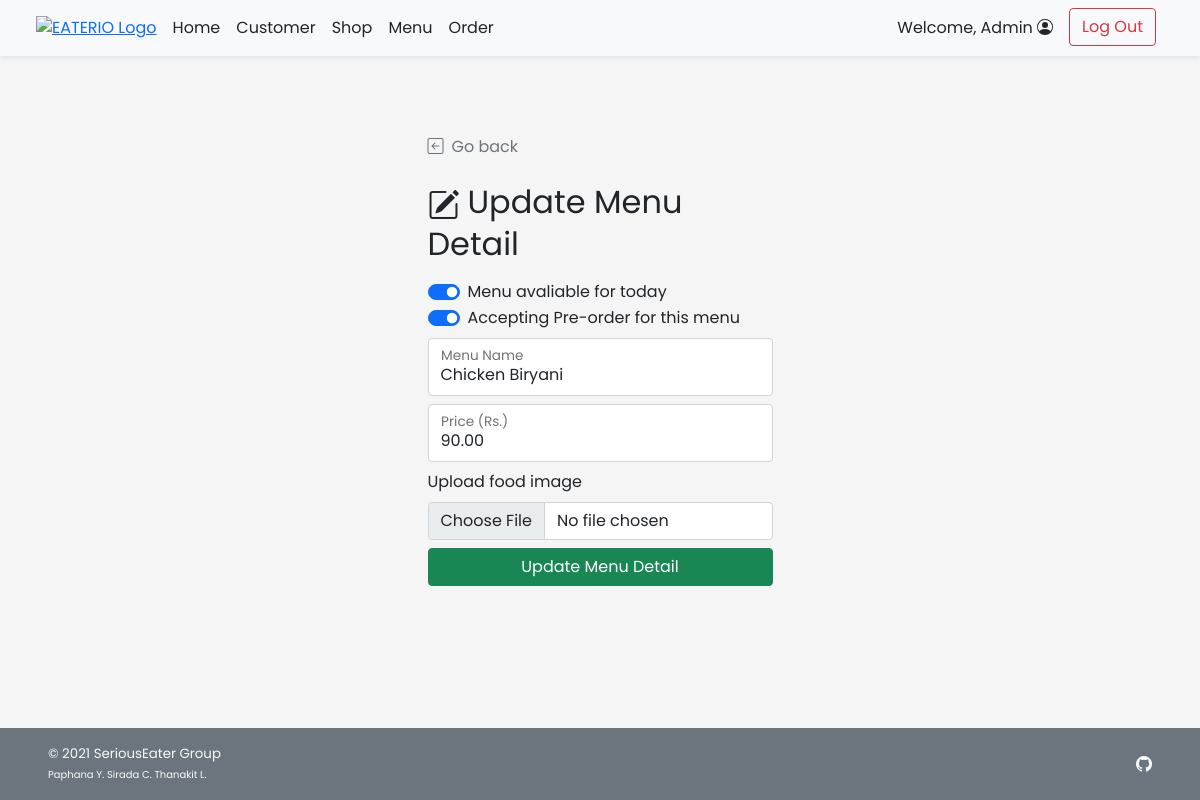
/admin/admin_food_edit.php?s_id=1&f_id=4 (signed in), run on the app's committed database.
### tables this page shows
CREATE TABLE `food` (
  `f_id` int(11) NOT NULL,
  `s_id` int(11) NOT NULL,
  `f_name` varchar(100) NOT NULL,
  `f_price` decimal(6,2) NOT NULL,
  `f_todayavail` tinyint(4) NOT NULL DEFAULT 1 COMMENT 'Food is available to order or not',
  `f_preorderavail` tinyint(4) NOT NULL DEFAULT 1,
  `f_pic` text DEFAULT NULL
);

### admin/admin_food_edit.php (the view, shortened to what this page needs)
<!DOCTYPE html>
<html lang="en">
<head>
    <?php
        include("../conn_db.php");
        include('../head.php');
    ?>
    <link href="../css/main.css" rel="stylesheet">
    <link href="../css/login.css" rel="stylesheet">
</head>
<body class="d-flex flex-column h-100">
    <?php include('nav_header_admin.php')?>
    <div class="container form-signin mt-auto w-50">
        <a class="nav nav-item text-decoration-none text-muted" href="#" onclick="history.back();">
            <i class="bi bi-arrow-left-square me-2"></i>Go back
        </a>
        <?php
            $f_id = $_GET["f_id"];
            $query = "SELECT * FROM food WHERE f_id = {$f_id} LIMIT 0,1";
            $result = $mysqli ->query($query);
            $row = $result -> fetch_array();
        ?>
        <form method="POST" action="admin_food_edit.php" class="form-floating" enctype="multipart/form-data">
            <h2 class="mt-4 mb-3 fw-normal text-bold"><i class="bi bi-pencil-square me-2"></i>Update Menu Detail</h2>
            <div class="form-check form-switch">
                <input class="form-check-input" type="checkbox" id="f_todayavail"
                name="f_todayavail" <?php if($row["f_todayavail"]){echo "checked";} ?>>
                <label class="form-check-label" for="f_todayavail">Menu avaliable for today</label>
            </div>
            <div class="form-check form-switch mb-2">
                <input class="form-check-input" type="checkbox" id="f_preorderavail" name="f_preorderavail" <?php if($row["f_preorderavail"]){echo "checked";} ?>>
                <label class="form-check-label" for="f_preorderavail">Accepting Pre-order for this menu</label>
            </div>
            <div class="form-floating mb-2">
                <input type="text" class="form-control" id="f_name" placeholder="f_name" name="f_name"
                value="<?php echo $row["f_name"];?>" required>
                <label for="f_name">Menu Name</label>
            </div>
            <div class="form-floating mb-2">
                <input type="number" step=".25" min="0.00" max="999.75" class="form-control" id="f_price" placeholder="Price (Rs.)" value="<?php echo $row["f_price"];?>" name="f_price" required>
                <label for="f_price">Price (Rs.)</label>
            </div>
            <div class="mb-2">
                <label for="formFile" class="form-label">Upload food image</label>
                <input class="form-control" type="file" id="f_pic" name="f_pic" accept="image/*">
            </div>
            <button class="w-100 btn btn-success mb-3" name="upd_confirm" type="submit">Update Menu Detail</button>
        </form>
    </div>
    <footer
        class="footer d-flex flex-wrap justify-content-between align-items-center px-5 py-3 mt-auto bg-secondary text-light">
        <span class="smaller-font">&copy; 2021 SeriousEater Group<br /><span class="xsmall-font">Paphana Y. Sirada C.
                Thanakit L.</span></span>
        <ul class="nav justify-content-end list-unstyled d-flex">
            <li class="ms-3"><a class="text-light" target="_blank" href="https://github.com/waterthatfrozen/EATERIO"><i
                        class="bi bi-github"></i></a></li>
        </ul>
    </footer>
</body>
</html>

### css/main.css (style rules this page uses)
html { height: 100%; }
body { height: 100%; padding-top: 4rem; margin-bottom: -50px; font-family: 'Poppins', 'Noto Sans Thai', sans-serif; }
a { cursor: pointer; }
.bi { vertical-align: -.125em; fill: currentColor; }
.smaller-font { font-size: smaller; }
.xsmall-font { font-size: x-small; }

### css/login.css (style rules this page uses)
html, body { height: 100%; font-family: 'Poppins', 'Noto Sans Thai', sans-serif; }
body { background-color: #f5f5f5; padding-top: 4rem; margin-bottom: -50px; }
.form-signin { width: 100%; max-width: 375px; padding: 15px; margin: auto; }
.smaller-font { font-size: smaller; }
.xsmall-font { font-size: x-small; }

### data on the page
food: f_todayavail "☑", f_preorderavail "☑", f_name "Chicken Biryani", f_price "90.00"

### other printed values
$_SESSION['firstname'] "Admin"
